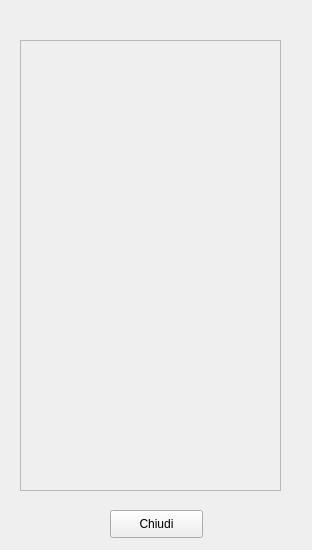
<?xml version="1.0" encoding="UTF-8"?>
<ui version="4.0">
 <class>FinestraClassifica</class>
 <widget class="QWidget" name="FinestraClassifica">
  <property name="windowModality">
   <enum>Qt::ApplicationModal</enum>
  </property>
  <property name="geometry">
   <rect>
    <x>0</x>
    <y>0</y>
    <width>312</width>
    <height>550</height>
   </rect>
  </property>
  <property name="sizePolicy">
   <sizepolicy hsizetype="Fixed" vsizetype="Fixed">
    <horstretch>0</horstretch>
    <verstretch>0</verstretch>
   </sizepolicy>
  </property>
  <property name="windowTitle">
   <string>Classifica</string>
  </property>
  <widget class="QPushButton" name="chiudiClassifica">
   <property name="geometry">
    <rect>
     <x>110</x>
     <y>510</y>
     <width>93</width>
     <height>28</height>
    </rect>
   </property>
   <property name="text">
    <string>Chiudi</string>
   </property>
  </widget>
  <widget class="QScrollArea" name="scroll_classifica">
   <property name="geometry">
    <rect>
     <x>20</x>
     <y>40</y>
     <width>261</width>
     <height>451</height>
    </rect>
   </property>
   <property name="widgetResizable">
    <bool>true</bool>
   </property>
   <widget class="QWidget" name="scroll_classifica_content">
    <property name="geometry">
     <rect>
      <x>0</x>
      <y>0</y>
      <width>257</width>
      <height>447</height>
     </rect>
    </property>
    <widget class="QWidget" name="verticalLayoutWidget">
     <property name="geometry">
      <rect>
       <x>0</x>
       <y>0</y>
       <width>161</width>
       <height>451</height>
      </rect>
     </property>
     <layout class="QVBoxLayout" name="layout_classifica_nome">
      <property name="spacing">
       <number>0</number>
      </property>
      <property name="sizeConstraint">
       <enum>QLayout::SetDefaultConstraint</enum>
      </property>
     </layout>
    </widget>
    <widget class="QWidget" name="verticalLayoutWidget_2">
     <property name="geometry">
      <rect>
       <x>160</x>
       <y>0</y>
       <width>101</width>
       <height>451</height>
      </rect>
     </property>
     <layout class="QVBoxLayout" name="layout_classifica_record">
      <property name="spacing">
       <number>0</number>
      </property>
     </layout>
    </widget>
   </widget>
  </widget>
 </widget>
 <resources/>
 <connections/>
</ui>
